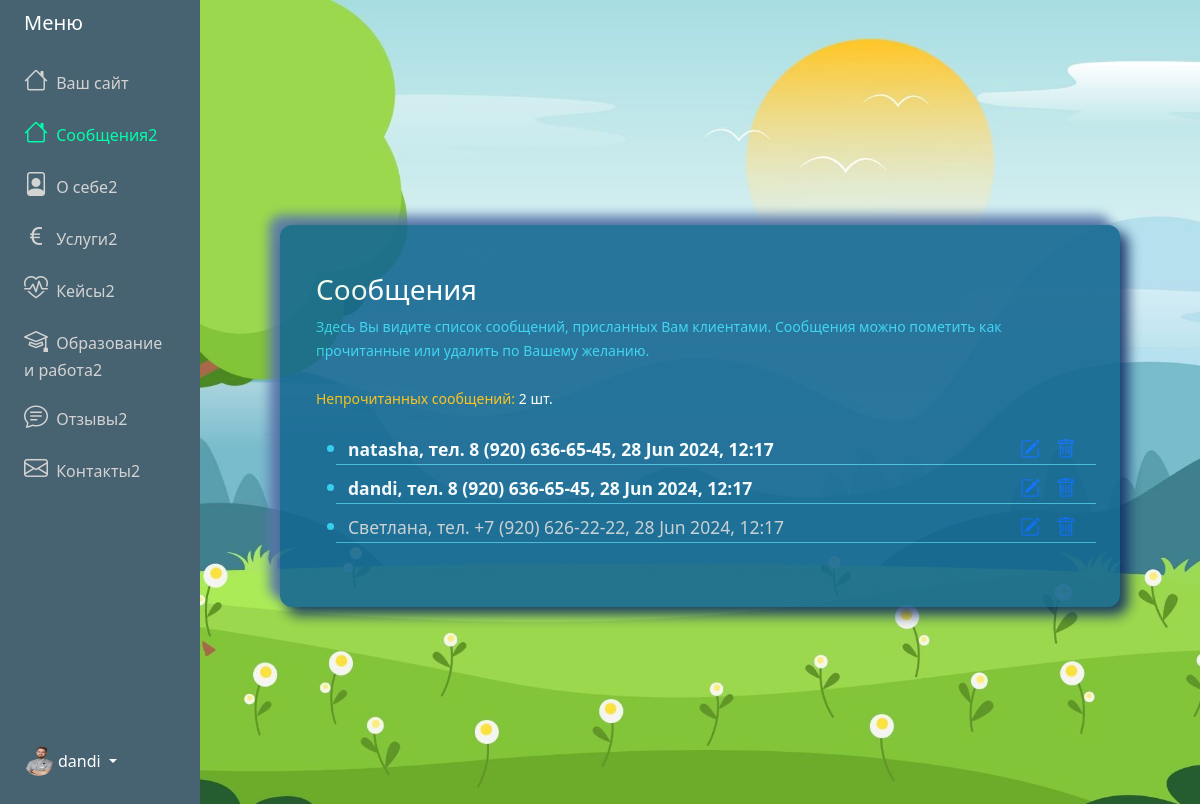
The page /adminPanel/messages/ (signed in) on the database its author committed.
### adminPanel/models.py (models this page shows, shortened)
class Menu (models.Model):
    user = models.OneToOneField(User, on_delete=models.CASCADE)
    messages = models.CharField('Сообщения', max_length=100, default="Сообщения")
    about = models.CharField('О себе', max_length=100, default="О себе")
    services = models.CharField('Услуги', max_length=100, default="Услуги")
    cases = models.CharField('Кейсы', max_length=100, default="Кейсы")
    ed_and_work = models.CharField('Образование и работа', max_length=100, default="Образование и работа")
    feedbacks = models.CharField('Отзывы', max_length=100, default="Отзывы")
    contacts = models.CharField('Контакты', max_length=100, default="Контакты")

class About(models.Model):
    user = models.OneToOneField(User, on_delete=models.CASCADE)
    profession = models.CharField(max_length=200)
    slogan = models.TextField(null=True, blank=True)
    main_foto = models.ImageField(
        default="avatar.jpg",
        upload_to="About_main_foto"
    )

class Message(models.Model):
    name = models.CharField('Имя', max_length=255, null=False, blank=False)
    phone = models.CharField('Номер телефона', max_length=255, null=False, blank=False)
    comment = models.TextField('Комментарий', null=True, blank=True)
    completed = models.BooleanField('Прочитано', default=False)
    created_at = models.DateTimeField('Получено', auto_now_add=True)
    user = models.ForeignKey(User, on_delete=models.CASCADE, null=True, blank=True)
    class Meta:
        ordering = ['completed']

### adminPanel/views.py (the view)
# urls.py: path('adminPanel/messages/', MessagesView.as_view(), name="messages"),
class MessagesView(LoginRequiredMixin,ListView):
    model = Message
    template_name = "adminPanel/messages.html"
    context_object_name = "posts"
    def get_context_data(self, **kwargs):
        context = super().get_context_data(**kwargs)
        context['title'] = 'Сообщения'
        context['active'] = 'messages'
        context['menu'] = request_menu(self.request)
        context['unread_count'] = Message.objects.filter(completed=False).count()
        return context
    def get_queryset(self):
        return Message.objects.all().order_by('-created_at')

### adminPanel/views.py (called while the page is built)
def request_menu(request):
    user_id = request.user.id  # Получаем id текущего пользователя
    menu = Menu.objects.filter(user_id=user_id).first()  # Используем user_id для фильтрации
    return menu

### adminPanel/templates/adminPanel/messages.html (shortened to what this page needs)
{% extends "adminPanel/base.html" %}
{% block content %}
<div class="container vh-100 d-flex align-items-center">
    <div id="innerPage">
        <div class="row align-items-center justify-content-center">
            <div class="col-12 text-white p-5">
                <div class="lead">
                    <h3>Сообщения</h3>
                    <p class="fs-6 mb-4">
                        <small class="label-color">Здесь Вы видите список сообщений, присланных Вам клиентами. Сообщения можно пометить как прочитанные или удалить по Вашему желанию.</small>
                    </p>
                    <p class="fs-6 mb-4">
                        <small class="text-warning">Непрочитанных сообщений: </small> <small>{{unread_count}} шт.</small>
                    </p>
                </div>
                {% if posts %}
                <ul class="categories">
                    {% for post in posts %}
                    <li class="label-color fs-5">
                        <div class="row mt-2" style="border-bottom: 1px solid #45bdd9;">
                            <div class="col-9">
                                <a href="{% url 'update-message' post.id %}" {% if post.completed == 0 %} style="text-decoration: none;color: #ffffff;font-weight: bold;" {% else %} style="text-decoration: none;color: #d4d4d4;" {% endif %}>
                                    <small>{{ post.name }}, тел. {{ post.phone}}, {{post.created_at|date:"d M Y, H:i"}}</small>
                                </a>
                            </div>
                            <div class="task-controls col-3 card-text d-flex">
                                <a class="edit px-2 ms-auto" href="{% url 'update-message' post.id %}">
                                    <i class="bi bi-pencil-square"></i></a>
                                <a class="edit px-2" href="{% url 'delete-message' post.id %}"><i class="bi bi-trash"></i></a>
                            </div>
                        </div>
                    </li>
                    {%endfor%}
                </ul>
                {% else %}
                <p class="text-center"> Список пуст!
                </p>
                {% endif %}
            </div>
        </div>
    </div>
</div>
{% endblock content %}

### adminPanel/templates/adminPanel/base.html (shortened to what this page needs)
{% load static %}
<!DOCTYPE html>
<html lang="en">
<head>
    <link href="https://cdn.jsdelivr.net/npm/bootstrap@5.3.3/dist/css/bootstrap.min.css" rel="stylesheet"
>
    <link rel="stylesheet"
        href="https://cdnjs.cloudflare.com/ajax/libs/bootstrap-icons/1.8.1/font/bootstrap-icons.min.css">
    <link rel="stylesheet" href="{% static 'css/styles.css'%}">
</head>
<body class="admin-panel-body">
    <div class="container-fluid">
        <div class="row flex-nowrap">
            <div class="col-auto col-md-3 col-xl-2 px-sm-2 px-0 menu-bg-custom">
                <div class="d-flex flex-column align-items-center align-items-sm-start px-3 pt-2 text-white min-vh-100">
                    <a href="/"
                        class="d-flex align-items-center pb-3 mb-md-0 me-md-auto text-white text-decoration-none">
                        <span class="fs-5 d-none d-sm-inline">Меню</span>
                    </a>
                    <ul class="nav text-light flex-column mb-sm-auto mb-0 align-items-center align-items-sm-start"
                        id="menu">
                        <li>
                            <a href="{% url 'home' %}" class="nav-link align-middle px-0 admin-menu-text {%if active == 'home' %} active {% endif %}">
                                <i class="fs-4 bi-house"></i> <span class="ms-1 d-none d-sm-inline">Ваш сайт</span>
                            </a>
                        </li>
                        <li>
                            <a href="{% url 'messages' %}" class="nav-link align-middle px-0 admin-menu-text {%if active == 'messages' %} active {% endif %}">
                                <i class="fs-4 bi-house"></i> <span class="ms-1 d-none d-sm-inline">{% if menu.messages %} {{ menu.messages }} {% else %}Сообщения {% endif %}</span>
                            </a>
                        </li>
                        <li>
                            <a href="{% url 'about' %}" class="nav-link align-middle px-0 admin-menu-text {%if active == 'about' %} active {% endif %}">
                                <i class="fs-4 bi-file-person"></i> <span class="ms-1 d-none d-sm-inline">{% if menu.about %} {{ menu.about }} {% else %} О себе {% endif %}</span>
                            </a>
                        </li>
                        <li>
                            <a href="{% url 'services' %}" class="nav-link px-0 align-middle admin-menu-text {%if active == 'services' %} active {% endif %}">
                                <i class="fs-4 bi-currency-euro"></i> <span class="ms-1 d-none d-sm-inline">{% if menu.services %} {{ menu.services }} {% else %} Услуги {% endif %}</span></a>
                        </li>
                        <li>
                            <a href="{% url 'cases' %}" class="nav-link px-0 align-middle admin-menu-text {%if active == 'cases' %} active {% endif %}">
                                <i class="fs-4 bi-heart-pulse"></i> <span class="ms-1 d-none d-sm-inline">{% if menu.cases %} {{ menu.cases }} {% else %} Кейсы {% endif %}</span></a>
                        </li>
                        <li>
                            <a href="{% url 'ed-and-work' %}" class="nav-link px-0 align-middl admin-menu-text {%if active == 'ed_and_work' %} active {% endif %}">
                                <i class="fs-4 bi-mortarboard"></i> <span class="ms-1 d-none d-sm-inline">{% if menu.ed_and_work %} {{ menu.ed_and_work }} {% else %} Образование и работа {% endif %}</span></a>
                        </li>
                        <li>
                            <a href="{% url 'feedbacks' %}" class="nav-link px-0 align-middle admin-menu-text {%if active == 'feedbacks' %} active {% endif %}">
                                <i class="fs-4 bi-chat-text"></i> <span class="ms-1 d-none d-sm-inline">{% if menu.feedbacks %} {{ menu.feedbacks }} {% else %} Отзывы {% endif %}</span>
                            </a>
                        </li>
                        <li>
                            <a href="#" class="nav-link px-0 align-middle admin-menu-text">
                                <i class="fs-4 bi-envelope"></i> <span class="ms-1 d-none d-sm-inline">{% if menu.contacts %} {{ menu.contacts }} {% else %} Контакты {% endif %}</span>
                            </a>
                        </li>
                    </ul>
                    <div class="dropdown pb-4">
                        <a href="#"
                            class="d-flex align-items-center text-white text-decoration-none dropdown-toggle {% if current_path == home_url %}active{% endif %}"
                            id="dropdownUser1" data-bs-toggle="dropdown" aria-expanded="false">
                            <img src="{{ user.about.main_foto.url }}" alt="logo" width="30" height="30"
                                class="rounded-circle">
                            <span class="d-none d-sm-inline mx-1">{{user.username}}</span>
                        </a>
                    </div>
                </div>
            </div>
            <div class="col py-3">
                {% block content %}
                {% endblock content %}
            </div>
        </div>
    </div>
</body>
</html>

### static/css/styles.css (style rules this page uses)
:root { --color-primary: #ee394c; --color-secondary: #86b7fe; --color-light: #f2f2f2; --color-gray: #ced4da; --color-dark: #212121; --color-white: #ffffff; --color-error: #e2442f; --color-warning: #ffc900; --color-info: #02a2b9; --color-success: #1ba345; --color-input: #00d1b2; --border-radius: 5px; }
#innerPage { width:100%; max-width:840px; margin : 0 auto; border-radius: 12px; background: #156892; box-shadow: 7px 7px 13px 1px #0f2d64, -10px -9px 11px 1px #5b79ad; opacity: 0.9; }
.menu-bg-custom { background-color: #476270; }
.admin-menu-text { color: lightgray; }
.admin-menu-text.active { color: #0fa !important; }
.label-color { color:#31d2f2; }

### adminPanel/templates/adminPanel/messages.html (style rules this page uses)
.admin-panel-body { background-image: url('/media/fon-admin-about.jpg'); background-repeat: no-repeat; background-size: cover; background-position: center; }

### rows shown on the page
Menu: messages "Сообщения2", about "О себе2", services "Услуги2", cases "Кейсы2", ed_and_work "Образование и работа2", feedbacks "Отзывы2", contacts "Контакты2"
Message: name "natasha", phone "8 (920) 636-65-45", created_at "28 Jun 2024, 12:17"
Message: name "dandi", phone "8 (920) 636-65-45", created_at "28 Jun 2024, 12:17"
Message: name "Светлана", phone "+7 (920) 626-22-22", created_at "28 Jun 2024, 12:17"

### other values the page prints
{{ user.username }} "dandi"
{{ unread_count }} "2"
